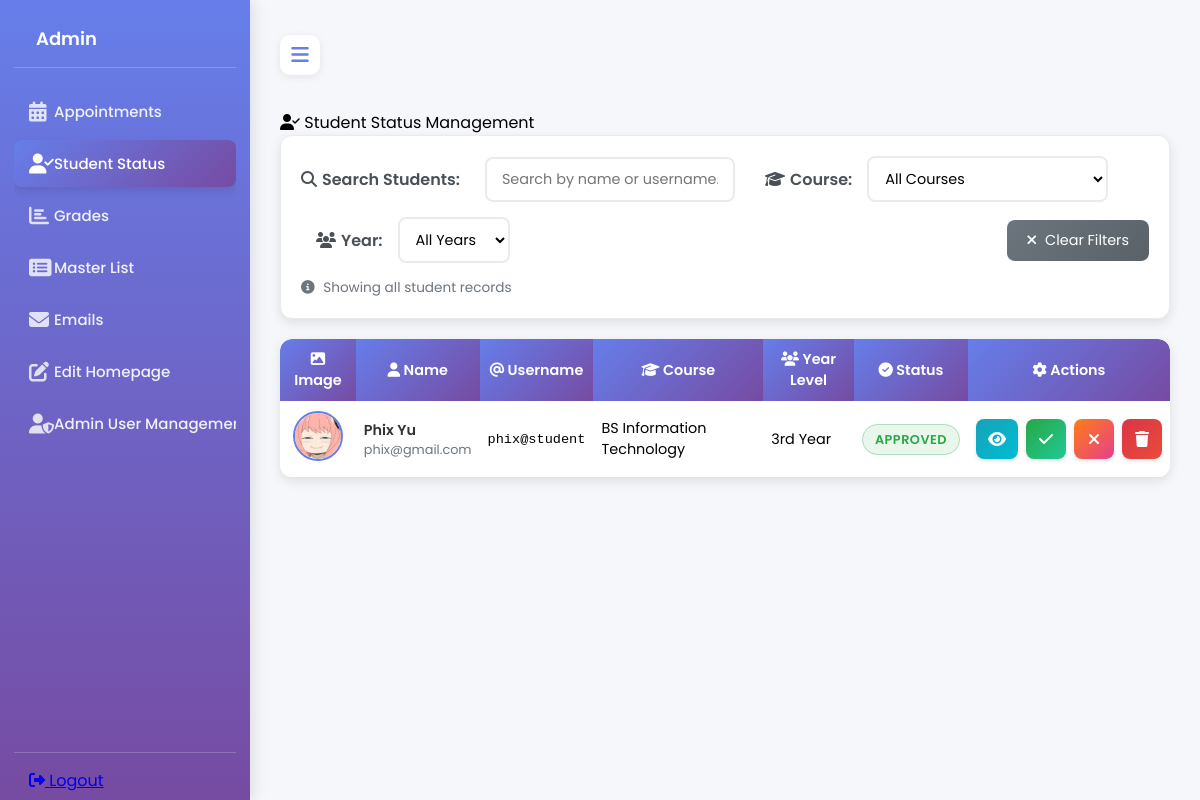
Page /admin_page/student_status.php on the committed database.
### tables this page shows
CREATE TABLE `students` (
  `id` int(11) NOT NULL,
  `username` varchar(100) NOT NULL,
  `password` varchar(255) NOT NULL,
  `email` varchar(150) NOT NULL,
  `image` varchar(255) DEFAULT NULL,
  `first_name` varchar(100) NOT NULL,
  `last_name` varchar(100) NOT NULL,
  `date_of_birth` date NOT NULL,
  `gender` enum('male','female','other') NOT NULL,
  `student_phone` varchar(15) DEFAULT NULL,
  `address` text DEFAULT NULL,
  `guardian_name` varchar(100) DEFAULT NULL,
  `guardian_phone` varchar(15) DEFAULT NULL,
  `guardian_address` text DEFAULT NULL,
  `elem_name` varchar(100) DEFAULT NULL,
  `elem_year` int(11) DEFAULT NULL,
  `junior_name` varchar(100) DEFAULT NULL,
  `junior_year` int(11) DEFAULT NULL,
  `senior_name` varchar(100) DEFAULT NULL,
  `senior_year` int(11) DEFAULT NULL,
  `strand` varchar(100) DEFAULT NULL,
  `college_course` varchar(100) DEFAULT NULL,
  `college_year` varchar(20) DEFAULT NULL,
  `appointment_id` int(11) DEFAULT NULL,
  `appointment_details` text DEFAULT NULL,
  `status` enum('PENDING','APPROVED','REJECTED') DEFAULT 'PENDING',
  `reg_date` datetime DEFAULT current_timestamp()
);

### admin_page/student_status.php (the view, shortened to what this page needs)
<?php
$students = [];
require_once '../config/dbcon.php';
$sql = "SELECT id, username, first_name, last_name, email, image, college_course, college_year, status
        FROM students
        ORDER BY id DESC";
$result = $conn->query($sql);
if ($result && $result->num_rows > 0) {
    while ($row = $result->fetch_assoc()) {
        $students[] = $row;
    }
}
?>
<!DOCTYPE html>
<html lang="en">
<head>
    <link rel="stylesheet" href="https://cdnjs.cloudflare.com/ajax/libs/font-awesome/6.4.0/css/all.min.css">
</head>
<body>
    <nav>
        <div class="logo-name">
                      <span class="logo_name"><?php echo isset($_SESSION['admin_username']) ? htmlspecialchars($_SESSION['admin_username']) : 'Admin'; ?></span>
        </div>
        <div class="menu-items">
            <ul class="nav-links">
                <li><a href="adminpage.php">
                    <i class="fas fa-calendar-alt"></i>
                    <span class="link-name">Appointments</span>
                </a></li>
                <li><a href="student_status.php" class="active">
                    <i class="fas fa-user-check"></i>
                    <span class="link-name">Student Status</span>
                </a></li>
                <li><a href="grades.php">
                    <i class="fas fa-chart-bar"></i>
                    <span class="link-name">Grades</span>
                </a></li>
                <li><a href="master_list.php">
                    <i class="fas fa-list-alt"></i>
                    <span class="link-name">Master List</span>
                </a></li>
                <li><a href="emails.php">
                    <i class="fas fa-envelope"></i>
                    <span class="link-name">Emails</span>
                </a></li>
                <li><a href="edit_homepage.php">
                    <i class="fas fa-edit"></i>
                    <span class="link-name">Edit Homepage</span>
                </a></li>
                <li><a href="admin_user.php">
                    <i class="fas fa-user-shield"></i>
                    <span class="link-name">Admin User Management</span>
                </a></li>
            </ul>
            <ul class="logout-mode">
                <li><a href="#">
                    <i class="fas fa-sign-out-alt"></i>
                    <span class="link-name">Logout</span>
                </a></li>
            </ul>
        </div>
    </nav>
    <section class="dashboard">
        <div class="top">
            <span class="sidebar-toggle">
                <i class="fas fa-bars"></i>
            </span>
        </div>
        <div class="activity">
            <div class="title">
                <i class="fas fa-user-check"></i>
                <span class="text">Student Status Management</span>
            </div>
                <div class="filter-container" style="margin-bottom: 20px; padding: 20px; background: white; border-radius: 12px; box-shadow: 0 4px 12px rgba(0,0,0,0.1); border: 1px solid #e9ecef;">
                    <div style="display: flex; align-items: center; gap: 15px; flex-wrap: wrap;">
                        <label for="searchInput" style="font-weight: 600; color: #495057; margin-right: 10px;">
                            <i class="fas fa-search" style="margin-right: 5px;"></i>Search Students:
                        </label>
                        <input type="text" id="searchInput" placeholder="Search by name or username..." style="padding: 10px 15px; border: 2px solid #e9ecef; border-radius: 8px; font-size: 0.9rem; width: 250px; transition: all 0.3s ease;" onkeyup="filterTable()">
                        <label for="courseFilter" style="font-weight: 600; color: #495057; margin-left: 15px;">
                            <i class="fas fa-graduation-cap" style="margin-right: 5px;"></i>Course:
                        </label>
                        <select id="courseFilter" style="padding: 10px 12px; border: 2px solid #e9ecef; border-radius: 8px; font-size: 0.9rem; background: white; cursor: pointer; transition: all 0.3s ease;" onchange="filterTable()">
                            <option value="">All Courses</option>
                        </select>
                        <label for="yearFilter" style="font-weight: 600; color: #495057; margin-left: 15px;">
                            <i class="fas fa-users" style="margin-right: 5px;"></i>Year:
                        </label>
                        <select id="yearFilter" style="padding: 10px 12px; border: 2px solid #e9ecef; border-radius: 8px; font-size: 0.9rem; background: white; cursor: pointer; transition: all 0.3s ease;" onchange="filterTable()">
                            <option value="">All Years</option>
                        </select>
                        <button id="clearFilter" onclick="clearFilters()" style="padding: 10px 20px; background: linear-gradient(135deg, #6c757d 0%, #5a6268 100%); color: white; border: none; border-radius: 8px; cursor: pointer; font-size: 0.9rem; transition: all 0.3s ease; display: flex; align-items: center; gap: 8px; margin-left: auto;" onmouseover="this.style.transform='translateY(-2px)'; this.style.boxShadow='0 6px 16px rgba(108, 117, 125, 0.4)'" onmouseout="this.style.transform='translateY(0)'; this.style.boxShadow='0 4px 8px rgba(108, 117, 125, 0.3)'">
                            <i class="fas fa-times" style="font-size: 14px;"></i> Clear Filters
                        </button>
                    </div>
                    <div id="filterStats" style="margin-top: 15px; font-size: 0.85rem; color: #6c757d;">
                        <i class="fas fa-info-circle" style="margin-right: 5px;"></i>
                        Showing all student records
                    </div>
                </div>
                <div class="table-container">
                    <table class="student-table" id="studentTable">
                        <thead>
                            <tr>
                                <th><i class="fas fa-image"></i> Image</th>
                                <th><i class="fas fa-user"></i> Name</th>
                                <th><i class="fas fa-at"></i> Username</th>
                                <th><i class="fas fa-graduation-cap"></i> Course</th>
                                <th><i class="fas fa-users"></i> Year Level</th>
                                <th><i class="fas fa-check-circle"></i> Status</th>
                                <th><i class="fas fa-cog"></i> Actions</th>
                            </tr>
                        </thead>
                        <tbody>
                                <?php if (empty($students)): ?>
                                    <tr>
                                        <td colspan="7" class="no-data" style="text-align: center; color: #6c757d; font-style: italic; padding: 50px 20px;">
                                            <i class="fas fa-users" style="font-size: 3rem; color: #dee2e6; margin-bottom: 1rem;"></i>
                                            <p>No student records found</p>
                                        </td>
                                    </tr>
                                <?php else: ?>
                                    <?php foreach ($students as $student): ?>
                                        <tr data-name="<?php echo strtolower($student['first_name'] . ' ' . $student['last_name']); ?>"
                                            data-username="<?php echo strtolower($student['username']); ?>"
                                            data-course="<?php echo htmlspecialchars($student['college_course']); ?>"
                                            data-year="<?php echo htmlspecialchars($student['college_year']); ?>">
                                            <td style="text-align: center;">
                                                <?php if (!empty($student['image']) && file_exists('../' . $student['image'])): ?>
                                                    <img src="../<?php echo htmlspecialchars($student['image']); ?>"
                                                         alt="Profile"
                                                         style="width: 50px; height: 50px; border-radius: 50%; object-fit: cover; border: 2px solid #667eea;">
                                                <?php else: ?>
                                                    <div style="width: 50px; height: 50px; border-radius: 50%; background: linear-gradient(135deg, #667eea 0%, #764ba2 100%); display: flex; align-items: center; justify-content: center; margin: 0 auto;">
                                                        <i class="fas fa-user" style="color: white; font-size: 20px;"></i>
                                                    </div>
                                                <?php endif; ?>
                                            </td>
                                            <td>
                                                <div style="font-weight: 600; color: #333;">
                                                    <?php echo htmlspecialchars($student['first_name'] . ' ' . $student['last_name']); ?>
                                                </div>
                                                <div style="font-size: 0.8rem; color: #6c757d;">
                                                    <?php echo htmlspecialchars($student['email']); ?>
                                                </div>
                                            </td>
                                            <td style="font-family: monospace; font-size: 0.85rem;">
                                                <?php echo htmlspecialchars($student['username']); ?>
                                            </td>
                                            <td>
                                                <?php echo htmlspecialchars($student['college_course']); ?>
                                            </td>
                                            <td>
                                                <?php echo htmlspecialchars($student['college_year']); ?>
                                            </td>
                                            <td style="text-align: center;">
                                                <span class="status-badge status-<?php echo strtolower($student['status']); ?>">
                                                    <?php echo htmlspecialchars($student['status']); ?>
                                                </span>
                                            </td>
                                            <td>
                                                <div class="action-buttons">
                                                    <button class="btn-view" title="View Details" onclick="window.location.href='view_student.php?id=<?php echo $student['id']; ?>'">
                                                        <i class="fas fa-eye"></i>
                                                    </button>
                                                    <button class="btn-approve" title="Approve" onclick="approveStudent(<?php echo $student['id']; ?>)" <?php echo $student['status'] === 'approved' ? 'disabled' : ''; ?>>
                                                        <i class="fas fa-check"></i>
                                                    </button>
                                                    <button class="btn-reject" title="Reject" onclick="rejectStudent(<?php echo $student['id']; ?>)" <?php echo $student['status'] === 'rejected' ? 'disabled' : ''; ?>>
                                                        <i class="fas fa-times"></i>
                                                    </button>
                                                    <button class="btn-delete" title="Delete" onclick="deleteStudent(<?php echo $student['id']; ?>)">
                                                        <i class="fas fa-trash"></i>
                                                    </button>
                                                </div>
                                            </td>
                                        </tr>
                                    <?php endforeach; ?>
                                <?php endif; ?>
                        </tbody>
                    </table>
                </div>
            </div>
    </section>

### rows in the picture
students: image (picture), first_name+last_name "Phix Yu", email "phix@gmail.com", username "phix@student", college_course "BS Information Technology", college_year "3rd Year", status "APPROVED"
